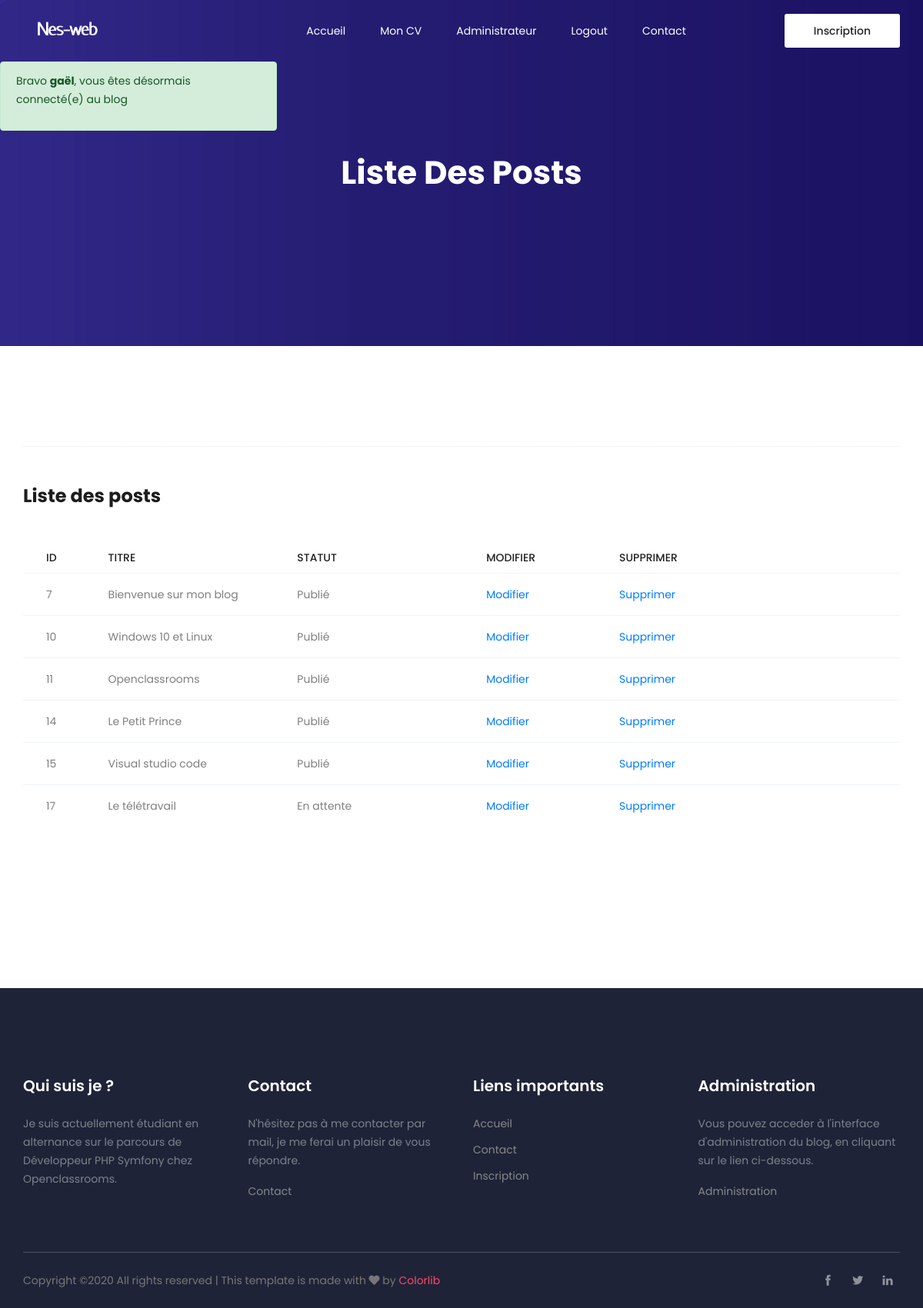
Screenshot of /index.php?controller=Post&action=liste (signed in) with the database file from the repository.
### tables this page shows
CREATE TABLE IF NOT EXISTS `post` (
  `id` int(11) NOT NULL AUTO_INCREMENT,
  `title` varchar(100) NOT NULL,
  `standfirst` varchar(200) NOT NULL,
  `content` text NOT NULL,
  `author` varchar(50) NOT NULL,
  `creationDate` date NOT NULL,
  `modificationDate` date DEFAULT NULL,
  `published` varchar(45) NOT NULL,
  `userId` int(11) NOT NULL,
  PRIMARY KEY (`id`),
  KEY `fk_post_utilisateur_idx` (`userId`)
);

### models/Renderer.php (called while the page is built, shortened)
<?php
class Renderer
{
    public static function render(string $path, array $var = []): void
    {
        extract($var);
        require('views/' . $path . '.view.php');
    }
}

### controllers/Post.php (called while the page is built, shortened)
<?php
class Post extends \controllers\Controller
{
    function liste()
    {
        $manager = $this->modelManager;
        $posts = $manager->getList();
        \models\Renderer::render("listPost", compact('posts'));
    }
}

### models/Router.php (called while the page is built, shortened)
<?php
Class Router{
    public static function invoke(){
        if(!empty($_GET['action'])){
            $action = $_GET['action'];
        }
        else {$action="accueil";}
        $controller = new $controllerName();
        $controller->$action();
    }
}

### index.php (called while the page is built)
<?php
require('autoload.php');
\models\Router::invoke();

### controllers/Controller.php (called while the page is built, shortened)
<?php
abstract class Controller
{
    public function __construct()
    {
        $this->modelManager = new $realModelName();
    }
}

### models/managers/PostManager.php (called while the page is built, shortened)
<?php
class PostManager extends \models\Database
{
  protected $db;
  public function setDb(\PDO $db)
  {
    $this->db = $db;
  }
  public function getList()
  {
    $query = $this->db->prepare('SELECT id, title, standfirst, content, date_format(creationDate,"%d/%m/%Y") AS creationDate,
                                   date_format(modificationDate,"%d/%m/%Y") AS modificationDate, published, userId FROM post');
    $query->execute();
    $query->setFetchMode(\PDO::FETCH_CLASS | \PDO::FETCH_PROPS_LATE, '\models\Post');
    $posts = $query->fetchAll();
    return $posts;
  }
}

### autoload.php (called while the page is built, shortened)
<?php
spl_autoload_register(function($className){
    $className = str_replace("\\","/",$className);
});

### models/Model.php (called while the page is built, shortened)
<?php
abstract class Model
{
    protected $id;
    function getId()
    {
        return $this->id;
    }
}

### models/Post.php (called while the page is built, shortened)
<?php
class Post extends Model
{
    protected $title;
    protected $published;
    function getTitle()
    {
        return $this->title;
    }
    function getPublished()
    {
        return $this->published;
    }
}

### views/listPost.view.php (the view)
<section class="hero-banner d-flex align-items-center">
    <div class="container text-center">
        <h2>Liste des posts</h2>
    </div>
</section>
<section class="latest-blog-area area-padding">
    <div class="container">
        <div class="section-top-border">
            <h3 class="mb-30 title_color">Liste des posts</h3>
            <div class="progress-table-wrap">
                <div class="progress-table">
                    <div class="table-head">
                        <div class="serial">id</div>
                        <div class="country">Titre</div>
                        <div class="country">Statut</div>
                        <div class="visit">Modifier</div>
                        <div class="percentage">Supprimer</div>
                    </div>
                    <?php
                    foreach ($posts as $value) {
                    ?>
                        <div class="table-row">
                            <div class="serial"><?= $value->getId(); ?></div>
                            <div class="country"><?= $value->getTitle(); ?></div>
                            <div class="country"><?=$value->getPublished(); ?></div>
                            <div class="visit"><a href="index.php?controller=Post&action=modifier&id=<?= $value->getId(); ?>">Modifier</a></div>
                            <div class="percentage"><a href="index.php?controller=Post&action=supprimer&id=<?= $value->getId(); ?>&token=<?= $_SESSION['token']; ?>"  onclick="return(confirm('Etes-vous sûr de vouloir supprimer cet article'));">Supprimer</a></div>
                        </div>
                    <?php } ?>
                </div>
            </div>
        </div>
    </div>
</section>

### rows the page displays
post: id "7", title "Bienvenue sur mon blog", published "Publié"
post: id "10", title "Windows 10 et Linux", published "Publié"
post: id "11", title "Openclassrooms", published "Publié"
post: id "14", title "Le Petit Prince", published "Publié"
post: id "15", title "Visual studio code", published "Publié"
post: id "17", title "Le télétravail", published "En attente"

### other values shown
$message "Bravo gaël , vous êtes désormais connecté(e) au blog"
